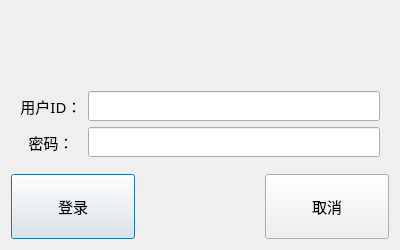
<?xml version="1.0" encoding="UTF-8"?>
<ui version="4.0">
 <class>LogInView</class>
 <widget class="QDialog" name="LogInView">
  <property name="geometry">
   <rect>
    <x>0</x>
    <y>0</y>
    <width>400</width>
    <height>250</height>
   </rect>
  </property>
  <property name="font">
   <font>
    <family>黑体</family>
    <pointsize>11</pointsize>
   </font>
  </property>
  <property name="windowTitle">
   <string>LogIn</string>
  </property>
  <layout class="QGridLayout" name="gridLayout_2" rowstretch="3,4,3">
   <item row="1" column="0" colspan="5">
    <widget class="QWidget" name="widget" native="true">
     <layout class="QGridLayout" name="gridLayout">
      <item row="0" column="0">
       <widget class="QLabel" name="labelUserName">
        <property name="text">
         <string>用户ID：</string>
        </property>
        <property name="alignment">
         <set>Qt::AlignCenter</set>
        </property>
       </widget>
      </item>
      <item row="0" column="1">
       <widget class="QLineEdit" name="lineEditUserName"/>
      </item>
      <item row="1" column="0">
       <widget class="QLabel" name="labelPassward">
        <property name="text">
         <string>密码：</string>
        </property>
        <property name="alignment">
         <set>Qt::AlignCenter</set>
        </property>
       </widget>
      </item>
      <item row="1" column="1">
       <widget class="QLineEdit" name="lineEditPassward"/>
      </item>
     </layout>
    </widget>
   </item>
   <item row="0" column="4">
    <spacer name="horizontalSpacer_2">
     <property name="orientation">
      <enum>Qt::Horizontal</enum>
     </property>
     <property name="sizeHint" stdset="0">
      <size>
       <width>75</width>
       <height>20</height>
      </size>
     </property>
    </spacer>
   </item>
   <item row="0" column="1" colspan="3">
    <widget class="QLabel" name="label">
     <property name="text">
      <string/>
     </property>
     <property name="pixmap">
      <pixmap>Icon/LogIn.png</pixmap>
     </property>
     <property name="alignment">
      <set>Qt::AlignCenter</set>
     </property>
    </widget>
   </item>
   <item row="2" column="3" colspan="2">
    <widget class="QPushButton" name="buttonCancel">
     <property name="sizePolicy">
      <sizepolicy hsizetype="Minimum" vsizetype="Expanding">
       <horstretch>0</horstretch>
       <verstretch>0</verstretch>
      </sizepolicy>
     </property>
     <property name="text">
      <string>取消</string>
     </property>
     <property name="autoDefault">
      <bool>false</bool>
     </property>
    </widget>
   </item>
   <item row="0" column="0">
    <spacer name="horizontalSpacer">
     <property name="orientation">
      <enum>Qt::Horizontal</enum>
     </property>
     <property name="sizeHint" stdset="0">
      <size>
       <width>75</width>
       <height>20</height>
      </size>
     </property>
    </spacer>
   </item>
   <item row="2" column="0" colspan="2">
    <widget class="QPushButton" name="buttonLogIn">
     <property name="sizePolicy">
      <sizepolicy hsizetype="Minimum" vsizetype="Expanding">
       <horstretch>0</horstretch>
       <verstretch>0</verstretch>
      </sizepolicy>
     </property>
     <property name="text">
      <string>登录</string>
     </property>
     <property name="autoDefault">
      <bool>false</bool>
     </property>
     <property name="default">
      <bool>true</bool>
     </property>
     <property name="flat">
      <bool>false</bool>
     </property>
    </widget>
   </item>
   <item row="2" column="2">
    <spacer name="horizontalSpacer_3">
     <property name="orientation">
      <enum>Qt::Horizontal</enum>
     </property>
     <property name="sizeHint" stdset="0">
      <size>
       <width>40</width>
       <height>20</height>
      </size>
     </property>
    </spacer>
   </item>
  </layout>
 </widget>
 <resources/>
 <connections/>
</ui>
